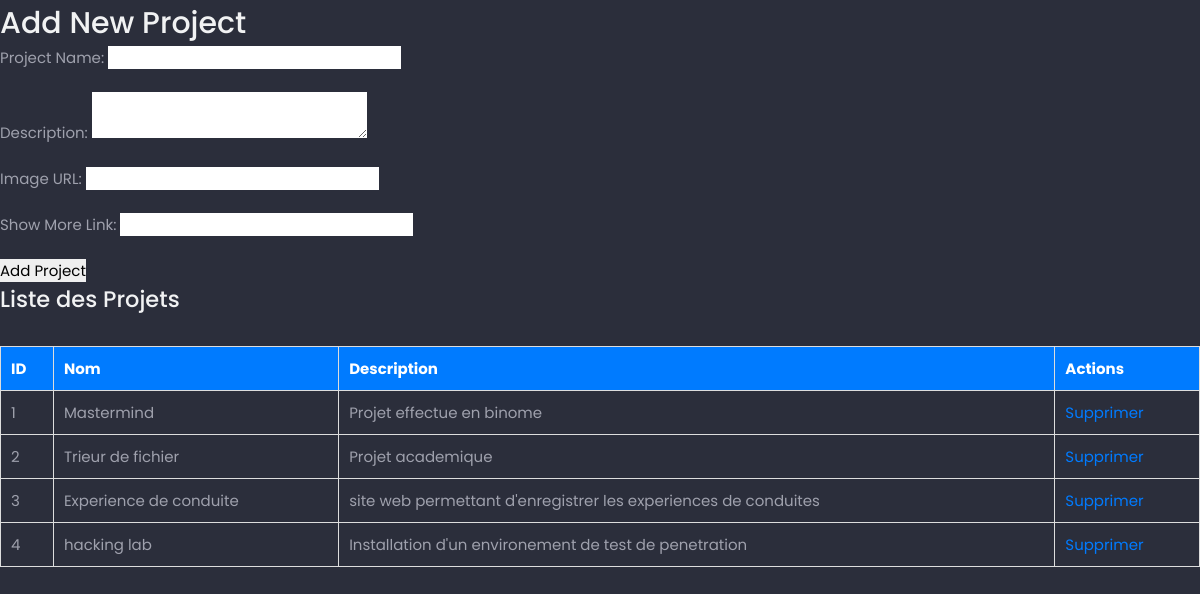
The page /admin/admin_page.php (signed in) on the database its author committed.
### tables this page shows
CREATE TABLE projects (
                id INTEGER PRIMARY KEY AUTOINCREMENT,
                name TEXT NOT NULL,
                description TEXT NOT NULL,
                image TEXT,
                show_more_link TEXT
            );

### admin/admin_page.php (the view, shortened to what this page needs)
<?php
$db = Database::getInstance()->getConnection();
?>
<!DOCTYPE html>
<html lang="en">
<head>
    <link rel="stylesheet" href="style.css">
    <link rel="stylesheet" href="../assets/css/styles.css">
</head>
<body>
    <h1>Add New Project</h1>
    <form method="POST" action="admin_page.php">
        <label for="name">Project Name:</label>
        <input type="text" id="name" name="name" required><br><br>
        <label for="description">Description:</label>
        <textarea id="description" name="description" required></textarea><br><br>
        <label for="image">Image URL:</label>
        <input type="text" id="image" name="image"><br><br>
        <label for="show_more_link">Show More Link:</label>
        <input type="text" id="show_more_link" name="show_more_link"><br><br>
        <input type="submit" value="Add Project">
    </form>
<h2>Liste des Projets</h2>
<div class="project-list">
    <table>
        <thead>
            <tr>
                <th>ID</th>
                <th>Nom</th>
                <th>Description</th>
                <th>Actions</th>
            </tr>
        </thead>
        <tbody>
            <?php
            $stmt = $db->query("SELECT * FROM projects");
            while ($project = $stmt->fetch(PDO::FETCH_ASSOC)) {
                echo "<tr>";
                echo "<td>" . htmlspecialchars($project['id']) . "</td>";
                echo "<td>" . htmlspecialchars($project['name']) . "</td>";
                echo "<td>" . htmlspecialchars($project['description']) . "</td>";
                echo "<td><a href='delete.php?id=" . htmlspecialchars($project['id']) . "' onclick='return confirm(\"Êtes-vous sûr de vouloir supprimer ce projet ?\")'>Supprimer</a></td>";
                echo "</tr>";
            }
            ?>
        </tbody>
    </table>
</div>
</body>
</html>

### admin/style.css (style rules this page uses)
.project-list { margin-top: 30px; }
.project-list table { width: 100%; border-collapse: collapse; }
.project-list th, .project-list td { padding: 10px; text-align: left; border: 1px solid #ddd; }
.project-list th { background-color: #007bff; color: white; }
.project-list td a { color: #007bff; text-decoration: none; }

### assets/css/commun.css (style rules this page uses)
@media screen and (min-width: 1152px) { :root { --biggest-font-size: 4rem; --bigger-font-size: 2rem; --h1-font-size: 2.25rem; --h2-font-size: 2.5rem; --h3-font-size: 1.25rem; --normal-font-size: 1rem; --small-font-size: .875rem; --smaller-font-size: .813rem; } }
* { box-sizing: border-box; padding: 0; margin: 0; }
html { scroll-behavior: smooth; }
input, textarea, button, body { font-family: var(--body-font); font-size: var(--normal-font-size); }
body { background-color: var(--body-color); color: var(--text-color); }
input, textarea, button { outline: none; border: none; }
h1,h2,h3,h4 { color: var(--title-color); font-weight: var(--font-medium); }
a { text-decoration: none; }

### assets/css/variables.css (style rules this page uses)
:root { --header-height: 3.5rem; --hue:250; --first-color: hsl(var(--hue), 100%, 75%); --first-color-alt: hsl(var(--hue), 56%, 35%); --title-color: hsl(228, 8%, 95%); --text-color: hsl(228, 8%, 65%); --body-color: hsl(228, 15%, 20%); --container-color: hsl(228, 15%, 15%); --body-font: "Poppins", sans-serif; --biggest-font-size: 2rem; --bigger-font-size: 1.25rem; --h1-font-size: 1.5rem; --h2-font-size: 1.25rem; --h3-font-size: 1rem; --normal-font-size: .938rem; --small-font-size: .813rem; --smaller-font-size: .75rem; --font-regular: 400; --font-medium: 500; --font-semi-bold: 600; --z-tooltip : 10; --z-fixed: 100; }

### rows shown on the page
projects: id "1", name "Mastermind", description "Projet effectue en binome"
projects: id "2", name "Trieur de fichier", description "Projet academique"
projects: id "3", name "Experience de conduite", description "site web permettant d'enregistrer les experiences de conduites"
projects: id "4", name "hacking lab", description "Installation d'un environement de test de penetration"
